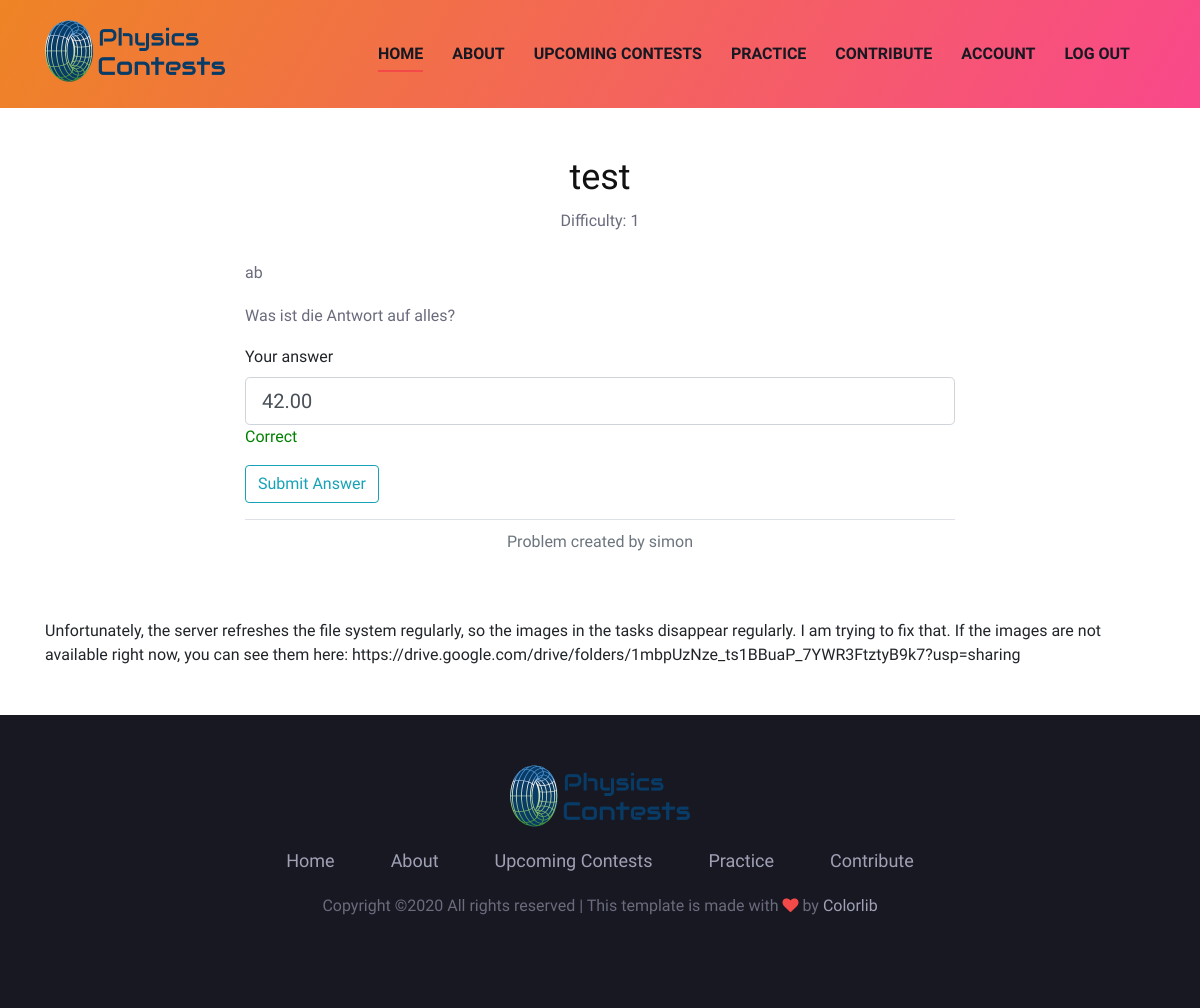
Screenshot of /practice/exercises/1 (signed in) with the database file from the repository.
### physicscontests/models.py (models this page shows, shortened)
class Task(db.Model):
	visible = db.Column(db.Boolean,nullable=False,default=False)
	id = db.Column(db.Integer, primary_key=True)
	title = db.Column(db.String(200), unique=True, nullable=False)
	story = db.Column(db.Text, nullable=False)
	image_file = db.Column(db.String(200))
	task = db.Column(db.Text, nullable=False)
	solution = db.Column(db.Numeric, nullable=False)
	writeup = db.Column(db.Text, default="See the attached document for an explanation.")
	writeup2 = db.Column(db.String(400))
	difficulty = db.Column(db.Integer, nullable=False)
	author_id = db.Column(db.Integer, db.ForeignKey('user.id'))
	contest_id = db.Column(db.Integer, db.ForeignKey('contest.id'))
	solved_by_users = db.relationship("Solved_by", back_populates="solved")

class User(UserMixin, db.Model):
	id = db.Column(db.Integer,primary_key=True)
	username = db.Column(db.String(20), unique=True, nullable=False)
	email = db.Column(db.String(120), unique=True, nullable=False)
	image_file = db.Column(db.String(200), nullable=False, default="default.jpg")
	password = db.Column(db.String(60), nullable=False)
	contests_created = db.relationship('Contest', backref='creator')
	created = db.relationship('Task', backref='author')
	solved = db.relationship('Solved_by', back_populates="solved_by_users")
	participated_in = db.relationship('Contest', secondary=participation, backref=db.backref("participants", lazy="dynamic"))
	placements = db.relationship('Contest', secondary=placement, backref=db.backref("standings", lazy="dynamic"))

### physicscontests/routes.py (the view, shortened to what this page needs)
@app.route("/practice/exercises/<int:taskID>", methods=["GET","POST"])
def view_task(taskID):
	task = Task.query.filter_by(id=taskID).first()
	if task and (task.visible or current_user == task.author):
		form = AnswerForm()
		if current_user.is_authenticated and Solved_by.query.filter_by(solved=task).filter_by(solved_by_users=current_user).all():
			form.answer.data = task.solution
		image_file = None
		if task.image_file:
			image_file = url_for("static",filename="explanation_images/" + task.image_file)
		return render_template("view_task.html", task=task, form=form, image_file=image_file, is_author=(current_user==task.author))
	else:
		return not_found(1)

### physicscontests/forms.py
class AnswerForm(FlaskForm):
	answer = DecimalField("Your answer", validators=[DataRequired()])
	submit = SubmitField("Submit Answer")

### physicscontests/__init__.py (called while the page is built)
def get_important_announcements():#should only be triggered once if there is something important
	announcements = []
	return announcements

def get_running_contests():
	contests_running = Contest.query.filter(Contest.start <= datetime.utcnow()).filter(Contest.end > datetime.utcnow()).all()
	return contests_running

def get_finished_contests():
	contests_finished = Contest.query.filter(Contest.end <= datetime.utcnow()).filter(Contest.end > datetime.utcnow() - timedelta(hours=1)).all()
	return contests_finished

### physicscontests/models.py (called while the page is built)
@login_manager.user_loader
def load_user(user_id):
	return User.query.get(int(user_id))

### physicscontests/templates/view_task.html (shortened to what this page needs)
{% extends 'base.html' %}
{% block body %}
<div class="container mt-5 mb-5">
	<div class="col-lg-8 center-form">
		<form method="POST" action="">
			<h2 class="text-center mb-2">{{ task.title }}</h2>
			<p class="text-center mb-4">Difficulty: {{ task.difficulty }}</p>
			<p>{{ task.story }}</p>
			<p>{{ task.task }}</p>
			<div class="mb-3">
			{{ form.answer.label(class="form-control-label") }}
			{% if form.answer.errors %}
				{{ form.answer(class="form-control form-control-lg is-invalid") }}
				<div class="emailinvalid-feedback">
					{% for error in form.answer.errors %}
						<span>{{ error }}</span>
					{% endfor %}
				</div>
			{% elif form.answer.data and (form.answer.data-task.solution)|abs / task.solution|abs <= 0.01 %}
				{{ form.answer(class="form-control form-control-lg") }}
				<div>
					<span style="color:green">Correct</span>
				</div>
			{% elif form.answer.data and form.answer.data == 42 %}
				{{ form.answer(class="form-control form-control-lg") }}
				<div>
					<span style="color:orange">Funny, but this won't be judged as correct!</span>
				</div>
			{% elif form.answer.data %}
				{{ form.answer(class="form-control form-control-lg") }}
				<div>
					<span style="color:red">Wrong answer. Try again.</span>
				</div>
			{% else %}
				{{ form.answer(class="form-control form-control-lg") }}
			{% endif %}
			</div>
			<div class="form-group mb-3">
				{{ form.submit(class="btn btn-outline-info") }}
			</div>
			<div class="border-top mt-3 pt-2 pb-4">
				<p class="text-muted text-center">
					Problem created by {{ task.author.username }}
				</p>
			</div>
		</form>
	</div>
	<div class="mt-4">
		Unfortunately, the server refreshes the file system regularly, so the images in the tasks disappear regularly. I am trying to fix that.
		If the images are not available right now, you can see them here: https://drive.google.com/drive/folders/1mbpUzNze_ts1BBuaP_7YWR3FtztyB9k7?usp=sharing
	</div>
</div>
{% endblock %}

### physicscontests/static/css/style.css (style rules this page uses)
.center-form { margin-left: auto; margin-right: auto; }
html, body { height:100%; margin:0; }
body { display:flex; flex-direction:column; }
html, body { height: 100%; font-family: "Work Sans", sans-serif; -webkit-font-smoothing: antialiased; font-smoothing: antialiased; }
h1, h2, h3, h4, h5, h6 { margin: 0; color: #111111; font-weight: 400; font-family: "Work Sans", sans-serif; }
h2 { font-size: 36px; }
p { font-size: 16px; font-family: "Work Sans", sans-serif; color: #6a6b7c; font-weight: 400; line-height: 28px; margin: 0 0 15px 0; }

### rows the page displays
Task: title "test", difficulty "1", story "ab", task "Was ist die Antwort auf alles?"
User: author.username "simon"
